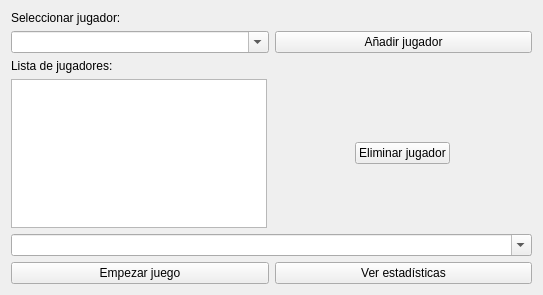
<?xml version="1.0" encoding="UTF-8"?>
<ui version="4.0">
 <class>Form</class>
 <widget class="QWidget" name="Form">
  <property name="geometry">
   <rect>
    <x>0</x>
    <y>0</y>
    <width>543</width>
    <height>295</height>
   </rect>
  </property>
  <property name="windowTitle">
   <string>Form</string>
  </property>
  <layout class="QVBoxLayout" name="verticalLayout">
   <item>
    <widget class="QLabel" name="label_2">
     <property name="text">
      <string>Seleccionar jugador:</string>
     </property>
    </widget>
   </item>
   <item>
    <layout class="QHBoxLayout" name="horizontalLayout">
     <item>
      <widget class="QComboBox" name="selplayer_combobox">
       <property name="editable">
        <bool>true</bool>
       </property>
       <property name="duplicatesEnabled">
        <bool>false</bool>
       </property>
       <item>
        <property name="text">
         <string/>
        </property>
       </item>
       <item>
        <property name="text">
         <string>Nuevo jugador...</string>
        </property>
       </item>
      </widget>
     </item>
     <item>
      <widget class="QPushButton" name="addplayer_button">
       <property name="text">
        <string>Añadir jugador</string>
       </property>
      </widget>
     </item>
    </layout>
   </item>
   <item>
    <widget class="QLabel" name="label">
     <property name="text">
      <string>Lista de jugadores:</string>
     </property>
    </widget>
   </item>
   <item>
    <layout class="QHBoxLayout" name="horizontalLayout_2">
     <item>
      <widget class="QListWidget" name="listplayer_list"/>
     </item>
     <item>
      <spacer name="horizontalSpacer">
       <property name="orientation">
        <enum>Qt::Horizontal</enum>
       </property>
       <property name="sizeHint" stdset="0">
        <size>
         <width>40</width>
         <height>20</height>
        </size>
       </property>
      </spacer>
     </item>
     <item>
      <widget class="QPushButton" name="deleteplayer_buttton">
       <property name="text">
        <string>Eliminar jugador</string>
       </property>
      </widget>
     </item>
     <item>
      <spacer name="horizontalSpacer_2">
       <property name="orientation">
        <enum>Qt::Horizontal</enum>
       </property>
       <property name="sizeHint" stdset="0">
        <size>
         <width>40</width>
         <height>20</height>
        </size>
       </property>
      </spacer>
     </item>
    </layout>
   </item>
   <item>
    <widget class="QComboBox" name="selgame_combobox">
     <property name="editable">
      <bool>true</bool>
     </property>
     <item>
      <property name="text">
       <string/>
      </property>
     </item>
    </widget>
   </item>
   <item>
    <layout class="QHBoxLayout" name="horizontalLayout_3">
     <item>
      <widget class="QPushButton" name="startgame_button">
       <property name="text">
        <string>Empezar juego</string>
       </property>
      </widget>
     </item>
     <item>
      <widget class="QPushButton" name="seedata_button">
       <property name="text">
        <string>Ver estadísticas</string>
       </property>
      </widget>
     </item>
    </layout>
   </item>
  </layout>
 </widget>
 <resources/>
 <connections/>
</ui>
